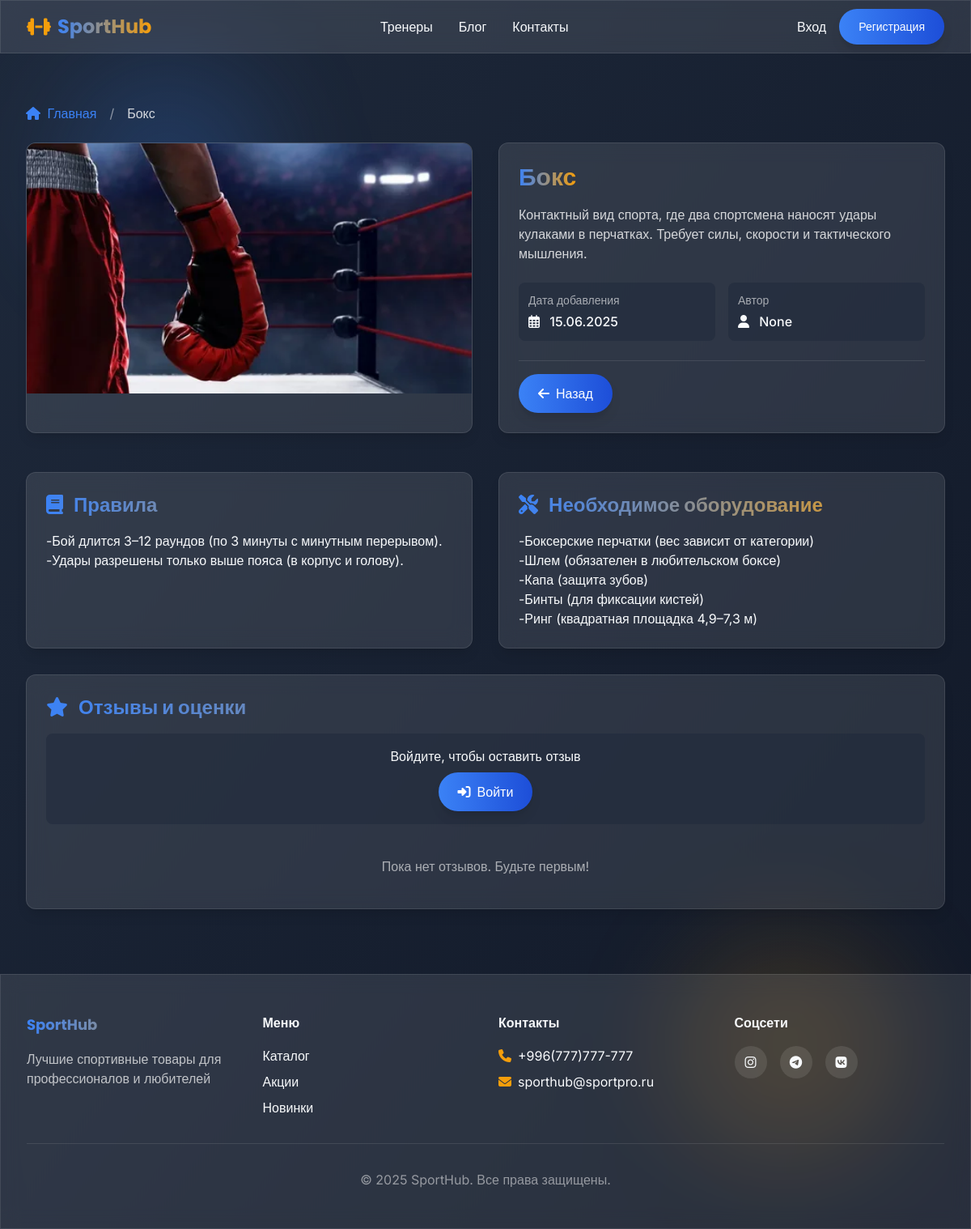
Page /7/ on the committed database.
### sport_app/models.py (models this page shows, shortened)
class SportCategory(models.Model):
    name = models.CharField(
        _('name'),
        max_length=100,
        help_text=_('Enter the name of the sport')
    )
    description = models.TextField(
        _('description'),
        help_text=_('Describe the sport')
    )
    image = models.ImageField(
        _('image'),
        upload_to='sports/',
        blank=True,
        null=True,
        help_text=_('Upload an image for the sport')
    )
    rules = models.TextField(
        _('rules'),
        blank=True,
        help_text=_('Enter the basic rules of the sport')
    )
    equipment = models.TextField(
        _('required equipment'),
        blank=True,
        help_text=_('List the required equipment')
    )
    popular_countries = models.CharField(
        _('popular countries'),
        max_length=255,
        blank=True,
        help_text=_('List countries where this sport is popular')
    )
    is_olympic = models.BooleanField(
        _('Olympic sport'),
        default=False,
        help_text=_('Is this an Olympic sport?')
    )
    created_at = models.DateTimeField(
        _('created at'),
        auto_now_add=True
    )
    category = models.ForeignKey(
        Category,
        on_delete=models.CASCADE,
        related_name='sports',
        verbose_name=_('category'),
        blank=True,
        null=True
    )
    updated_at = models.DateTimeField(
        _('updated at'),
        auto_now=True
    )
    author = models.ForeignKey(
        User,
        on_delete=models.CASCADE,
        related_name='sports',
        verbose_name=_('author')
    )
    class Meta:
        verbose_name = _('sport category')
        verbose_name_plural = _('sport categories')
        ordering = ['-created_at']
    def average_rating(self):
        return self.reviews.aggregate(Avg('rating'))['rating__avg'] or 0

### sport_app/views.py (the view)
# urls.py: path('<int:pk>/', SportDetailView.as_view(), name='sport_detail'),
class SportDetailView(DetailView):
    model = SportCategory
    template_name = 'sport_app/sport_detail.html'
    context_object_name = 'sport'
    def get_context_data(self, **kwargs):
        context = super().get_context_data(**kwargs)
        context['sport'].user_rating = self.object.average_rating()
        return context

### sport_app/templates/sport_app/sport_detail.html (shortened to what this page needs)
{% extends 'base.html' %}
{% load static %}
{% block content %}
<div class="max-w-7xl mx-auto px-4 sm:px-6 lg:px-8 py-8 animate-fade-in">
    <nav class="flex mb-6" aria-label="Breadcrumb">
        <ol class="inline-flex items-center space-x-2">
            <li>
                <a href="{% url 'sport_app:sport_list' %}" class="text-sport-primary hover:text-sport-accent transition-colors">
                    <i class="fas fa-home mr-1"></i> Главная
                </a>
            </li>
            <li>
                <span class="text-white/50 mx-2">/</span>
            </li>
            <li class="text-white/80" aria-current="page">
                {{ sport.name }}
            </li>
        </ol>
    </nav>
    <div class="grid grid-cols-1 lg:grid-cols-2 gap-8 mb-12">
        <div class="bg-glass rounded-xl overflow-hidden shadow-lg">
            {% if sport.image %}
            <img src="{{ sport.image.url }}" alt="{{ sport.name }}"
                 class="w-full h-auto max-h-96 object-cover">
            {% else %}
            <div class="h-96 bg-sport-dark/50 flex items-center justify-center">
                <i class="fas fa-image text-6xl text-white/30"></i>
            </div>
            {% endif %}
        </div>
        <div class="bg-glass rounded-xl p-6 shadow-lg">
            <div class="flex justify-between items-start mb-4">
                <h1 class="text-3xl font-display font-bold text-gradient">{{ sport.name }}</h1>
            </div>
            <div class="prose prose-invert max-w-none mb-6">
                <p class="text-white/80">{{ sport.description }}</p>
            </div>
            <div class="grid grid-cols-2 gap-4 mb-6">
                <div class="bg-sport-dark/50 rounded-lg p-3">
                    <h3 class="text-sm text-white/60 mb-1">Дата добавления</h3>
                    <p class="font-medium">
                        <i class="far fa-calendar-alt mr-2"></i> {{ sport.created_at|date:"d.m.Y" }}
                    </p>
                </div>
                <div class="bg-sport-dark/50 rounded-lg p-3">
                    <h3 class="text-sm text-white/60 mb-1">Автор</h3>
                    <p class="font-medium">
                        <i class="fas fa-user mr-2"></i> {{ sport.author.username }}
                    </p>
                </div>
            </div>
            <div class="flex space-x-3 pt-4 border-t border-white/10">
                <a href="{% url 'sport_app:sport_list' %}"
                   class="btn-primary flex items-center px-4 py-2 bg-white/10 hover:bg-white/20">
                    <i class="fas fa-arrow-left mr-2"></i> Назад
                </a>
            </div>
        </div>
    </div>
    <div class="grid grid-cols-1 lg:grid-cols-2 gap-8">
        {% if sport.rules %}
        <div class="bg-glass rounded-xl p-6 shadow-lg">
            <h2 class="text-2xl font-display font-bold mb-4 text-gradient">
                <i class="fas fa-book mr-2"></i> Правила
            </h2>
            <div class="prose prose-invert max-w-none">
                {{ sport.rules|linebreaks }}
            </div>
        </div>
        {% endif %}
        {% if sport.equipment %}
        <div class="bg-glass rounded-xl p-6 shadow-lg">
            <h2 class="text-2xl font-display font-bold mb-4 text-gradient">
                <i class="fas fa-tools mr-2"></i> Необходимое оборудование
            </h2>
            <div class="prose prose-invert max-w-none">
                {{ sport.equipment|linebreaks }}
            </div>
        </div>
        {% endif %}
    </div>
    <div class="bg-glass rounded-xl p-6 shadow-lg mt-8">
        <h2 class="text-2xl font-display font-bold mb-4 text-gradient">
            <i class="fas fa-star mr-2"></i> Отзывы и оценки
        </h2>
        {% if user.is_authenticated %}
            {% csrf_token %}
            <div class="mb-4">
                <label class="block text-sm font-medium mb-2">Ваша оценка</label>
                <div class="flex space-x-1">
                    {% for i in "12345" %}
                    <button type="submit" name="rating" value="{{ i }}" class="text-2xl hover:scale-110 transition-transform">
                        {% if i|add:"0" <= sport.user_rating %}
                        <i class="fas fa-star text-yellow-400"></i>
                        {% else %}
                        <i class="far fa-star text-yellow-400"></i>
                        {% endif %}
                    </button>
                    {% endfor %}
                </div>
            </div>
            <div class="mb-4">
                <textarea name="comment" rows="3"
                          class="w-full bg-white/5 border border-white/10 rounded-lg px-4 py-3 text-white focus:ring-2 focus:ring-sport-primary focus:border-transparent outline-none transition-all"
                          placeholder="Ваш комментарий..."></textarea>
            </div>
            <button type="submit" class="btn-primary px-4 py-2">
                <i class="fas fa-paper-plane mr-2"></i> Отправить отзыв
            </button>
        </form>
        {% else %}
        <div class="bg-sport-dark/50 rounded-lg p-4 mb-6 text-center">
            <p class="mb-2">Войдите, чтобы оставить отзыв</p>
            <a href="{% url 'users_app:login' %}?next={% url 'sport_app:sport_detail' sport.id %}"
               class="btn-primary inline-flex items-center px-4 py-2">
                <i class="fas fa-sign-in-alt mr-2"></i> Войти
            </a>
        </div>
        {% endif %}
        <div class="space-y-4">
            {% for review in sport.reviews.all %}
            <div class="bg-sport-dark/30 rounded-lg p-4">
                <div class="flex justify-between items-center mb-2">
                    <div class="font-medium">{{ review.user.username }}</div>
                    <div class="text-sm text-white/60">{{ review.created_at|date:"d.m.Y H:i" }}</div>
                </div>
                <div class="flex mb-2">
                    {% for i in "12345" %}
                    {% if i|add:"0" <= review.rating %}
                    <i class="fas fa-star text-yellow-400"></i>
                    {% else %}
                    <i class="far fa-star text-yellow-400"></i>
                    {% endif %}
                    {% endfor %}
                </div>
                {% if review.comment %}
                <p class="text-white/80">{{ review.comment }}</p>
                {% endif %}
            </div>
            {% empty %}
            <p class="text-center text-white/60 py-4">Пока нет отзывов. Будьте первым!</p>
            {% endfor %}
        </div>
    </div>
</div>
{% endblock %}

### templates/base.html (style rules this page uses)
::placeholder { color: #666 !important; }

### rows in the picture
SportCategory: name "Бокс", image (picture), description "Контактный вид спорта, где два спортсмена наносят удары кулаками в перчатках. Требует силы, скорости и тактического мышления.", created_at "15.06.2025", author.username "None", rules "-Бой длится 3–12 раундов (по 3 минуты с минутным перерывом). -Удары разрешены только выше пояса (в корпус и голову).", equipment "-Боксерские перчатки (вес зависит от категории) -Шлем (обязателен в любительском боксе) -Капа (защита зубов) -Бинты (для фиксации кистей) -Ринг (квадратная площадка 4,9–7,3 м)"
